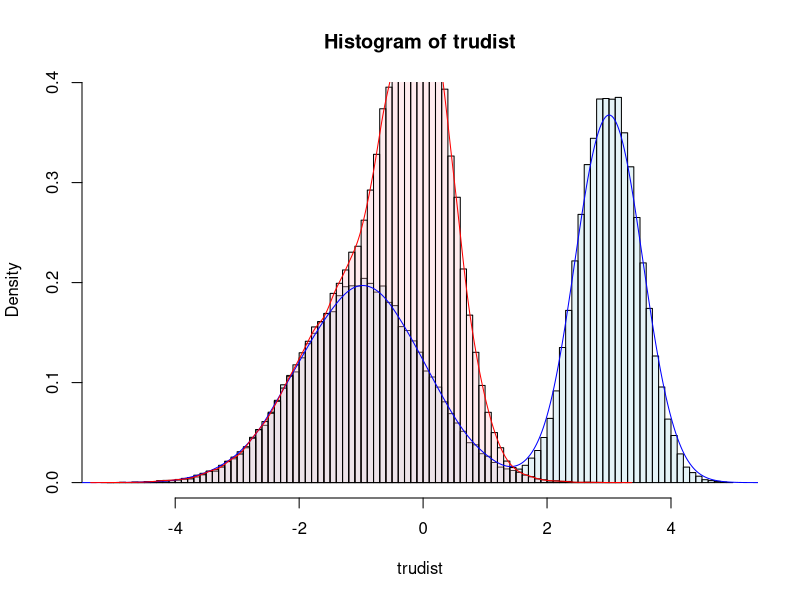

This chart was generated by the following R code:
samples <- 100000
trudist <- numeric(samples)
for(i in 1:samples){
  p <- runif(1, 0, 1)
  if(p<0.5){
    trudist[i] <- rnorm(1, -1, 1)
  }
  else{
    trudist[i] <- rnorm(1, 3, 0.5)
  }
}
traditional <- hist(trudist, breaks=100, plot=FALSE)

pdf <- function(x){
  return(0.5*dnorm(x, mean=-1, sd=1) + 0.5*dnorm(x, mean=0, sd=0.5))
}
slice_sampler <- function(samples){
  x0 <- -0.5  # Average of the modes of the individual distribution
  w <- 1
  x <- numeric(samples)
  for(i in 1:samples){ 
    u <- runif(1, 0, pdf(x0))
    u_prime <- runif(1, 0, 1 )
    xmin <- x0 - u_prime*w
    xmax <- xmin + w
    while(u < pdf(xmin)){
      xmin <- xmin - w
    }
    while(u < pdf(xmax)){
      xmax <- xmax + w
    }
    while(TRUE){
      u_prime <- runif(1,0,1)
      x_new <- xmin + u_prime*(xmax - xmin)
      if(u < pdf(x_new)){
        x0 <- x_new
        x[i] <- x0
        break
      }
      if(x_new < x0){
        xmin <- x_new
      }
      else{
        xmax <- x_new
      }
    }
  }
  return(x)
}

x <- slice_sampler(samples)
chain <- x[1001:samples]
num_samples <- length(chain)
MCMC <- hist(chain, breaks =100, plot=FALSE )
c1 <- rgb(173,216,230,max = 255, alpha = 80, names = "lt.blue")
c2 <- rgb(255,192,203, max = 255, alpha = 80, names = "lt.pink")
plot(traditional, freq = FALSE, col = c1)
plot(MCMC, freq = FALSE, col = c2, add = TRUE)
lines(density(trudist), col='blue')
lines(density(chain), col='red')
b1 <- 3
p1 <- which(chain < b1)
print(length(p1)/num_samples)
